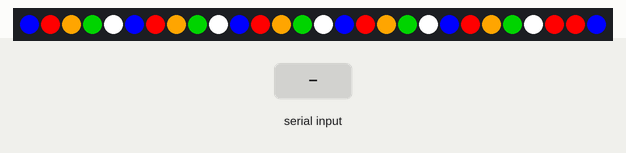
Simulated run of this sketch. Board: Arduino Uno, built with avr-gcc and run on an emulated ATmega328P. Parts: 28 RGB LEDs in strip order, left to right. The test bench sets the inputs (shaded band). What the sketch prints to the serial monitor is not drawn.

Above: at 0.1 s.
At 5.2 s:
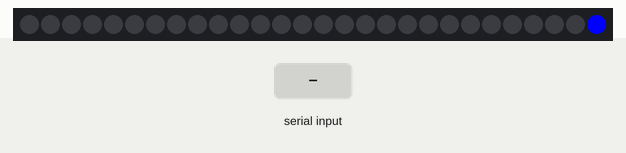
5.3 s: "1" received over Serial
Timing chart, 0 to 8.3 s (numbered marks = the images above; inputs shaded):
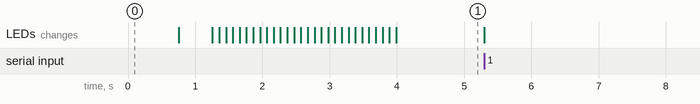

The sketch:

Stranger_Things_Message_Wall.ino
```cpp
/*
 * Stranger Things Message Wall
 * Written by Zach Hipps 2017 for byte sized YouTube channel: https://www.youtube.com/c/bytesized
 *
 * Build instructions can be found at https://www.bytesizedelectronics.com/projects/how-to-make-a-stranger-things-message-wall
 * Video can be found at https://youtu.be/tG8sQMoKrb0
 *
 * How to use:
 * -----------
 * Connect string of WS2811 LEDs (or equivient) to the arduino with the data signal going to pin 3.
 * Be sure to use a separate power supply as the arduino's voltage regulator cannot supply enough current for all these LEDs.
 * Send serial data to the program either using the serial monitor, or some external serial device (like HC-05 bluetooth module) connected to RX and TX pins.
 *
 * Known issues:
 * ------------
 * Due to strict timing requirments from the WS2811 LEDs, the FastLED library has to disable interrupts when writing to the LEDs. This will cause some serial data to be lost.
 * The practical result is that messages longer than 6 characters seem to get truncated. Some sort of software buffering could potentially fix this. See https://github.com/FastLED/FastLED/wiki/Interrupt-problems
 *
 */


#include "FastLED.h" // This is the library that does all the work with the LEDs

#define NUM_LEDS 28 // The number of LEDs in the string
#define DATA_PIN 3 // The pin that connects to the data signal on the LEDs

CRGB leds[NUM_LEDS]; // Define array with NUM_LEDS elements
CRGB led_color[NUM_LEDS]= // Define array to store LED colors
{
  led_color[0] = CRGB::Blue,
  led_color[1] = CRGB::Red,
  led_color[2] = CRGB::Orange,
  led_color[3] = CRGB::Green,
  led_color[4] = CRGB::White,
  led_color[5] = CRGB::Blue,
  led_color[6] = CRGB::Red,
  led_color[7] = CRGB::Orange,
  led_color[8] = CRGB::Green,
  led_color[9] = CRGB::White,
  led_color[10] = CRGB::Blue,
  led_color[11] = CRGB::Red,
  led_color[12] = CRGB::Orange,
  led_color[13] = CRGB::Green,
  led_color[14] = CRGB::White,
  led_color[15] = CRGB::Blue,
  led_color[16] = CRGB::Red,
  led_color[17] = CRGB::Orange,
  led_color[18] = CRGB::Green,
  led_color[19] = CRGB::White,
  led_color[20] = CRGB::Blue,
  led_color[21] = CRGB::Red,
  led_color[22] = CRGB::Orange,
  led_color[23] = CRGB::Green,
  led_color[24] = CRGB::White,
  led_color[25] = CRGB::Red,
  led_color[26] = CRGB::Red,
  led_color[27] = CRGB::Blue,
};

void setup()
{
  Serial.begin(115200); // start serial peripheral
  FastLED.addLeds<WS2811, DATA_PIN, RGB>(leds, NUM_LEDS); // instantiate LED library with our information
  FastLED.clear(); // clear the LED display before doing anything else
	RGB_Blink();
	chase();

}

void loop()
{
  if(Serial.available()) // If there is serial data waiting in the buffer
  {
    ascii2ledIndex(Serial.read()); // read the data and convert each letter from ascii to the appropriate LED index in the string
  }
}


// Convert a letter from ascii to the appropriate LED index in the string
void ascii2ledIndex(int asciiLetter)
{
    //Serial.println(asciiLetter);
    int ledIndex = -1; // create variable to store led index
    int indexMap[]={20,21,22,23,24,25,26,27,18,17,16,15,14,13,12,11,10,0,1,2,3,4,5,6,7,8}; // When I hung the LED string on the wall the first letters in the string are R S T U V W X Y Z then it skips one LED and winds around to  Q P O N M L K J I then it skips one LED and winds to A B C D E F G H
    if(asciiLetter >= 97 && asciiLetter <= 122) // It's an ASCII Lowercase Letter
    {
      ledIndex = indexMap[asciiLetter - 97];
    }
    else if (asciiLetter >= 65 && asciiLetter <= 90) // It's an ASCII Uppercase Letter
    {
      ledIndex = indexMap[asciiLetter - 65];
    }
    Serial.println(ledIndex);
    if(ledIndex >= 0) // valid LED index converted from either uppercase or lowercase letter
    {
      leds[ledIndex] = led_color[ledIndex];
      FastLED.show();
      delay(500);
      FastLED.clear();
      FastLED.show();
      delay(250);
    }
    else // invalid led index. display blank. this is useful for spaces and other punctuation.
    {
      FastLED.clear();
      FastLED.show();
      delay(750);
    }

}


// Test function that displays one LED at a time. This appears like the LED is chasing down the string.
void chase()
{
  for(int dot = 0; dot < NUM_LEDS; dot++)
  {
      leds[dot] = led_color[dot];
      FastLED.show();
      // clear this led for the next time around the loop
      leds[dot] = CRGB::Black;
      delay(100);
  }
}

// Test function that blinks all the LEDs
void RGB_Blink()
{
  // Set all the colors
  leds[0] = led_color[0];
  leds[1] = led_color[1];
  leds[2] = led_color[2];
  leds[3] = led_color[3];
  leds[4] = led_color[4];
  leds[5] = led_color[5];
  leds[6] = led_color[6];
  leds[7] = led_color[7];
  leds[8] = led_color[8];
  leds[9] = led_color[9];
  leds[10] = led_color[10];
  leds[11] = led_color[11];
  leds[12] = led_color[12];
  leds[13] = led_color[13];
  leds[14] = led_color[14];
  leds[15] = led_color[15];
  leds[16] = led_color[16];
  leds[17] = led_color[17];
  leds[18] = led_color[18];
  leds[19] = led_color[19];
  leds[20] = led_color[20];
  leds[21] = led_color[21];
  leds[22] = led_color[22];
  leds[23] = led_color[23];
  leds[24] = led_color[24];
  leds[25] = led_color[25];
  leds[26] = led_color[26];
  leds[27] = led_color[27];
  FastLED.show();
  delay(750);
  // Now turn the LED off, then pause
  FastLED.clear();
  FastLED.show();
  delay(500);
}
```
